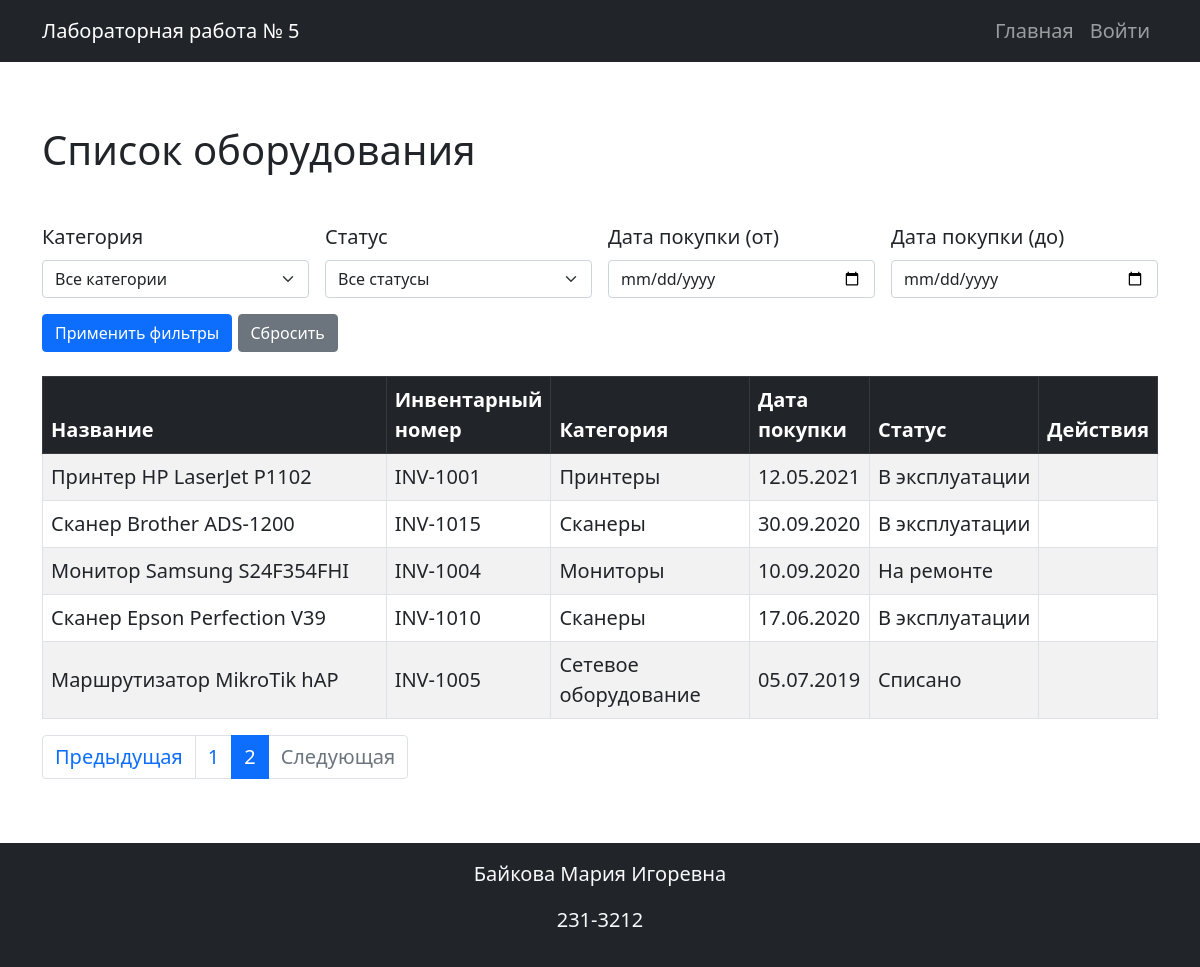
Screenshot of /?page=2 with the database file from the repository.
### models.py (models this page shows)
class Equipment(db.Model):
    id = db.Column(db.Integer, primary_key=True)
    name = db.Column(db.String(255), nullable=False)
    inventory_number = db.Column(db.String(100), nullable=False, unique=True)
    category_id = db.Column(db.Integer, db.ForeignKey('category.id'), nullable=False)
    purchase_date = db.Column(db.Date, nullable=False)
    cost = db.Column(db.Numeric(10, 2), nullable=False)
    status = db.Column(db.Enum('В эксплуатации', 'На ремонте', 'Списано'), nullable=False, default='In_use')
    category = db.relationship('Category', backref='equipments')
    photos = db.relationship('Photo', backref='equipment', cascade='all, delete-orphan')
    service_records = db.relationship('ServiceHistory', backref='equipment', cascade='all, delete-orphan')
    responsible_persons = db.relationship('ResponsiblePerson', secondary=equipment_responsible, back_populates='equipments')

class Category(db.Model):
    id = db.Column(db.Integer, primary_key=True)
    name = db.Column(db.String(100), nullable=False)
    description = db.Column(db.Text, nullable=False)

### app.py (the view)
@app.route('/')
def index():
    page = request.args.get('page', 1, type=int)
    category_id = request.args.get('category')
    status = request.args.get('status')
    date_from = request.args.get('date_from')
    date_to = request.args.get('date_to')
    query = Equipment.query
    if category_id:
        query = query.filter(Equipment.category_id == category_id)
    if status:
        query = query.filter(Equipment.status == status)
    if date_from:
        query = query.filter(Equipment.purchase_date >= date_from)
    if date_to:
        query = query.filter(Equipment.purchase_date <= date_to)
    equipment = query.order_by(Equipment.purchase_date.desc()).paginate(page=page, per_page=10)
    categories = Category.query.all()
    return render_template('index.html', equipment=equipment, categories=categories)

### app.py (called while the page is built, shortened)
@app.before_request
def init_db():
    db.create_all()

### templates/index.html (shortened to what this page needs)
{% extends 'base.html' %}
{% block content %}
<div class="row">
    <div class="col-lg-12">
        <h1 class="my-5">Список оборудования</h1>
        <form method="GET" class="row g-3 mb-4">
            <div class="col-md-3">
                <label for="category" class="form-label">Категория</label>
                <select name="category" id="category" class="form-select">
                    <option value="">Все категории</option>
                </select>
            </div>
            <div class="col-md-3">
                <label for="status" class="form-label">Статус</label>
                <select name="status" id="status" class="form-select">
                    <option value="">Все статусы</option>
                </select>
            </div>
            <div class="col-md-3">
                <label for="date_from" class="form-label">Дата покупки (от)</label>
                <input type="date" name="date_from" id="date_from" class="form-control" value="{{ request.args.get('date_from', '') }}">
            </div>
            <div class="col-md-3">
                <label for="date_to" class="form-label">Дата покупки (до)</label>
                <input type="date" name="date_to" id="date_to" class="form-control" value="{{ request.args.get('date_to', '') }}">
            </div>
            <div class="col-md-12 mt-3">
                <button type="submit" class="btn btn-primary">Применить фильтры</button>
                <a href="{{ url_for('index') }}" class="btn btn-secondary">Сбросить</a>
            </div>
        </form>
        <table class="table table-bordered table-striped align-middle">
            <thead class="table-dark">
                <tr>
                    <th>Название</th>
                    <th>Инвентарный номер</th>
                    <th>Категория</th>
                    <th>Дата покупки</th>
                    <th>Статус</th>
                    <th>Действия</th>
                </tr>
            </thead>
            <tbody>
                {% for eq in equipment.items %}
                    <tr>
                        <td>{{ eq.name }}</td>
                        <td>{{ eq.inventory_number }}</td>
                        <td>{{ eq.category.name }}</td>
                        <td>{{ eq.purchase_date.strftime('%d.%m.%Y') if eq.purchase_date else '—' }}</td>
                        <td>
                            {% if eq.status == 'В эксплуатации' %} В эксплуатации
                            {% elif eq.status == 'На ремонте' %} На ремонте
                            {% elif eq.status == 'Списано' %} Списано
                            {% else %} —
                            {% endif %}
                        </td>
                        <td>
                        </td>
                    </tr>
                {% endfor %}
            </tbody>
        </table>
        {% set args = request.args.copy() %}
        {% set _ = args.pop('page', None) %}
        <nav>
            <ul class="pagination">
                {% if equipment.has_prev %}
                    <li class="page-item">
                        <a class="page-link" href="{{ url_for('index', page=equipment.prev_num, **args) }}">Предыдущая</a>
                    </li>
                {% else %}
                    <li class="page-item disabled"><span class="page-link">Предыдущая</span></li>
                {% endif %}
                {% for p in equipment.iter_pages() %}
                    {% if p %}
                        {% if p == equipment.page %}
                            <li class="page-item active"><span class="page-link">{{ p }}</span></li>
                        {% else %}
                            <li class="page-item"><a class="page-link" href="{{ url_for('index', page=p, **args) }}">{{ p }}</a></li>
                        {% endif %}
                    {% else %}
                        <li class="page-item disabled"><span class="page-link">…</span></li>
                    {% endif %}
                {% endfor %}
                {% if equipment.has_next %}
                    <li class="page-item">
                        <a class="page-link" href="{{ url_for('index', page=equipment.next_num, **args) }}">Следующая</a>
                    </li>
                {% else %}
                    <li class="page-item disabled"><span class="page-link">Следующая</span></li>
                {% endif %}
            </ul>
        </nav>
    </div>
</div>
{% endblock %}

### static/styles.css (style rules this page uses)
body { font-size: 1.25rem; }
.table th:nth-child(3), .table td:nth-child(3) { width: 200px; }
.table th:nth-child(1), .table td:nth-child(1) { width: 350px; }
.table th:nth-child(4), .table td:nth-child(4) { width: 120px; }
.table th:nth-child(2), .table td:nth-child(2) { width: 160px; }
.table td:nth-child(5) { white-space: nowrap; }

### rows the page displays
Equipment: name "Принтер HP LaserJet P1102", inventory_number "INV-1001", category.name "Принтеры", purchase_date "12.05.2021", status "В эксплуатации"
Equipment: name "Сканер Brother ADS-1200", inventory_number "INV-1015", category.name "Сканеры", purchase_date "30.09.2020", status "В эксплуатации"
Equipment: name "Монитор Samsung S24F354FHI", inventory_number "INV-1004", category.name "Мониторы", purchase_date "10.09.2020", status "На ремонте"
Equipment: name "Сканер Epson Perfection V39", inventory_number "INV-1010", category.name "Сканеры", purchase_date "17.06.2020", status "В эксплуатации"
Equipment: name "Маршрутизатор MikroTik hAP", inventory_number "INV-1005", category.name "Сетевое оборудование", purchase_date "05.07.2019", status "Списано"

### other values shown
{{ p }} "1"
{{ p }} "2"
